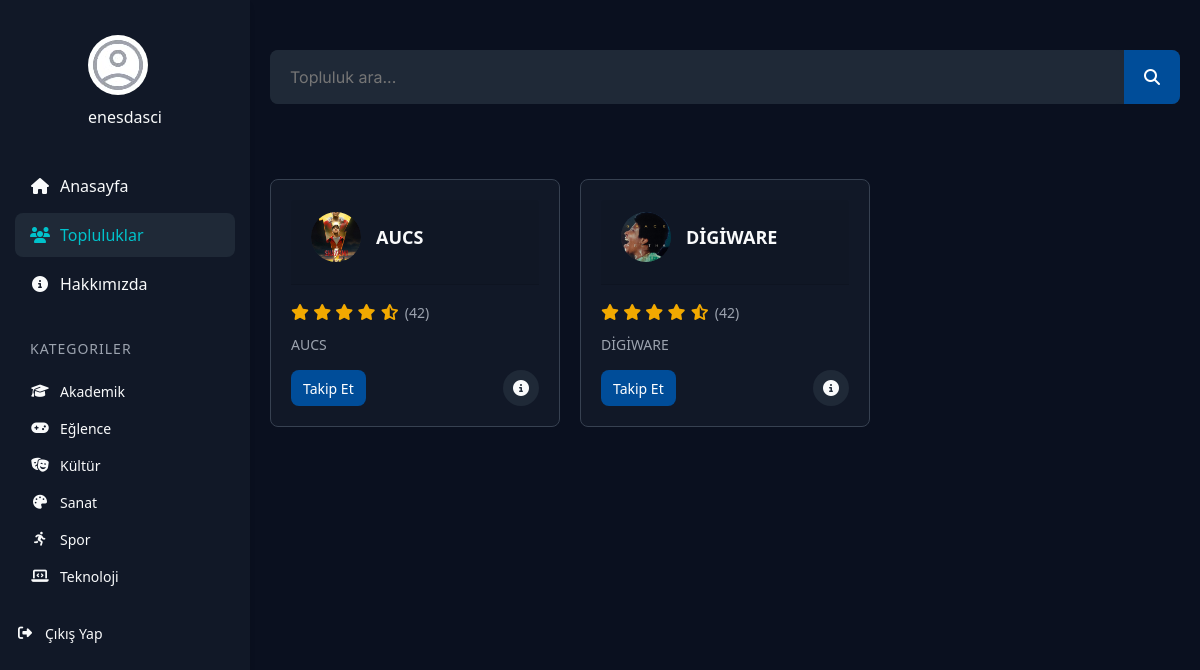
Page /topluluklar/ (signed in) on the committed database.
### topluluklar/models.py (models this page shows, shortened)
class Category(models.Model):
    name = models.CharField(max_length=50, unique=True)
    slug = models.SlugField(max_length=50, unique=True)
    icon = models.CharField(max_length=50, help_text="Font Awesome icon name", null=True, blank=True)
    description = models.CharField(max_length=200, null=True, blank=True)
    class Meta:
        verbose_name = "Kategori"
        verbose_name_plural = "Kategoriler"
        ordering = ['name']

class Topluluklar(models.Model):
    name = models.CharField(max_length=100)
    img = models.CharField(max_length=100)
    description = models.TextField()
    def get_image_path(self):
        return "/img/" + str(self.img)

### topluluklar/views.py (the view)
# urls.py: path("", views.liste, name="topluluklar"),
@login_required(login_url='login')  # Giriş yapmamış kullanıcıları login sayfasına yönlendir
def liste(request):
    search_query = request.GET.get('q', '')
    if search_query:
        topluluklar = Topluluklar.objects.filter(
            Q(name__icontains=search_query) |
            Q(description__icontains=search_query)
        )
    else:
        topluluklar = Topluluklar.objects.all()
    context = {
        "topluluklar": topluluklar,
        "search_query": search_query
    }
    return render(request, "topluluklar/list.html", context)

### profiles/templatetags/profile_tags.py (called while the page is built)
@register.simple_tag
def get_profile_role(user):
    try:
        return user.profile.role
    except ObjectDoesNotExist:
        return 'student'

@register.simple_tag
def get_profile_image(user):
    try:
        if user.profile.role == 'community':
            if user.profile.img:
                return user.profile.get_image_path()
            return "/static/img/community-icon.jpg"
    except ObjectDoesNotExist:
        pass
    return "/static/img/user-icon.jpg"

@register.simple_tag
def get_topluluk_image(user):
    try:
        if user.profile.role == 'community':
            try:
                topluluk = Topluluklar.objects.get(name=user.username)
                if topluluk.img:
                    return topluluk.get_image_path()
            except Topluluklar.DoesNotExist:
                pass
    except ObjectDoesNotExist:
        pass
    return None

### topluluklar/context_processors.py (called while the page is built)
def categories_processor(request):
    categories = Category.objects.all()
    return {'categories': categories}

### templates/topluluklar/list.html (shortened to what this page needs)
{% extends 'layout.html' %}
{% load humanize %}
{% load static %}
{% block content %}
<main class="main-content">
    <header class="main-header">
        <form action="{% url 'topluluklar' %}" method="GET" class="search-bar centered">
            <input type="text" placeholder="Topluluk ara..." id="community-search" name="q" value="{{ search_query }}">
            <button id="search-button" type="submit"><i class="fas fa-search"></i></button>
        </form>
    </header>
    <div class="content">
        <div class="community-grid">
            {% if topluluklar %}
            {% for topluluk in topluluklar %}
            <div class="community-card" data-name="{{ topluluk.name|lower }}" data-category="teknoloji" data-id="{{ topluluk.id }}">
                <div class="card-header">
                    <div class="profile-img medium">
                        <img src="{% static topluluk.get_image_path %}" alt="Topluluk">
                    </div>
                    <h3>{{ topluluk.name }}</h3>
                </div>
                <div class="card-rating">
                    <span class="stars">
                        <i class="fas fa-star"></i>
                        <i class="fas fa-star"></i>
                        <i class="fas fa-star"></i>
                        <i class="fas fa-star"></i>
                        <i class="fas fa-star-half-alt"></i>
                    </span>
                    <span class="rating-count">(42)</span>
                </div>
                <p>{{ topluluk.description }}</p>
                <div class="card-actions">
                    <button class="small-btn follow-button" data-id="{{ topluluk.id }}">
                        <span class="follow-text">Takip Et</span>
                    </button>
                    <a href="{% url 'view_topluluk_profile' topluluk.name %}" class="icon-btn view-details">
                        <i class="fas fa-info-circle"></i>
                    </a>
                </div>
            </div>
            {% endfor %}
            {% else %}
            <div class="empty-state">
                <i class="fas fa-users"></i>
                <h3>{% if search_query %}Arama sonucu bulunamadı{% else %}Henüz hiç topluluk eklenmemiş{% endif %}</h3>
                <p>{% if search_query %}Aramanızı değiştirerek tekrar deneyin{% else %}Yakında topluluklar burada listelenecek{% endif %}.</p>
            </div>
            {% endif %}
        </div>
    </div>
</main>
{% endblock %}

### templates/partials/_navbar.html (shortened to what this page needs)
{% load static %}
{% load profile_tags %}
<nav class="side-nav">
    <div class="profile-section">
        {% if user.is_authenticated %}
            {% url 'profile' as profile_url %}
            <a href="{{ profile_url }}">
                <div class="profile-img">
                    {% get_profile_role user as user_role %}
                    {% get_topluluk_image user as topluluk_image %}
                    {% if user_role == 'community' %}
                        {% if topluluk_image %}
                            <img src="{% static topluluk_image %}" alt="Topluluk Profili">
                        {% else %}
                            <img src="{% static 'img/community-icon.jpg' %}" alt="Topluluk Profili">
                        {% endif %}
                    {% else %}
                        <img src="{% static 'img/user-icon.jpg' %}" alt="Profil">
                    {% endif %}
                </div>
                <span class="profile-name">{{ user.username }}</span>
            </a>
        {% else %}
            <div class="profile-img">
                <img src="{% static 'img/user-icon.jpg' %}" alt="Profil">
            </div>
            <span class="profile-name">Misafir</span>
        {% endif %}
    </div>
    <ul class="nav-links">
        <li><a href="{% url 'anasayfa'%}" class="{% if request.path == '/' %}active{% endif %}"><i class="fas fa-home"></i> Anasayfa</a></li>
        <li><a href="{% url 'topluluklar'%}" class="{% if 'topluluklar' in request.path %}active{% endif %}"><i class="fas fa-users"></i> Topluluklar</a></li>
        <li><a href="{% url 'about'%}" class="{% if 'about' in request.path %}active{% endif %}"><i class="fas fa-info-circle"></i> Hakkımızda</a></li>
    </ul>
    <div class="categories">
        <h3>Kategoriler</h3>
        <ul>
            {% if categories %}
                {% for category in categories %}
                    <li><a href="{% url 'anasayfa_posts' %}?category={{ category.slug }}"><i class="fas fa-{{ category.icon|default:'tag' }}"></i> {{ category.name }}</a></li>
                {% endfor %}
            {% else %}
                <li><a href="#"><i class="fas fa-tag"></i> Henüz kategori yok</a></li>
            {% endif %}
        </ul>
        {% if user.is_authenticated %}
        <ul class="navbar-nav">
            <li class="nav-item">
                <a href="javascript: {document.getElementById('logout').submit()}" class="nav-link">
                    <i class="fas fa-sign-out-alt"></i> Çıkış Yap
                </a>
            </li>
        </ul>
        {% endif %}
    </div>
</nav>

### static/css/styles.css (style rules this page uses)
:root { --primary-color: #004d99; --secondary-color: #f2a900; --accent-color: #00c2cb; --dark-bg: #111827; --darker-bg: #0a101f; --light-bg: #1f2937; --text-light: #f9fafb; --text-muted: #9ca3af; --border-color: #374151; --border-radius: 8px; --box-shadow: 0 4px 6px -1px rgba(0, 0, 0, 0.1), 0 2px 4px -1px rgba(0, 0, 0, 0.06); --transition: all 0.3s ease; }
* { margin: 0; padding: 0; box-sizing: border-box; font-family: 'Segoe UI', Tahoma, Geneva, Verdana, sans-serif; }
body { font-family: 'Inter', sans-serif; font-size: 16px; line-height: 1.5; color: var(--text-light); background-color: var(--darker-bg); }
a { text-decoration: none; color: var(--text-light); transition: var(--transition); }
ul { list-style: none; }
button { cursor: pointer; font-family: 'Inter', sans-serif; border: none; background: none; transition: var(--transition); }
input, textarea { font-family: 'Inter', sans-serif; border: none; outline: none; background-color: var(--light-bg); color: var(--text-light); padding: 10px 15px; border-radius: var(--border-radius); transition: var(--transition); }
.small-btn { padding: 6px 12px; background-color: var(--primary-color); color: white; border-radius: var(--border-radius); font-size: 14px; font-weight: 500; }
.icon-btn { width: 36px; height: 36px; border-radius: 50%; display: flex; align-items: center; justify-content: center; color: var(--text-light); background-color: var(--light-bg); }
.side-nav { width: 250px; height: 100vh; background-color: var(--dark-bg); position: fixed; left: 0; top: 0; padding: 20px 0; overflow-y: auto; box-shadow: var(--box-shadow); z-index: 100; display: flex; flex-direction: column; }
.profile-section { display: flex; flex-direction: column; align-items: center; padding: 15px 20px; margin-bottom: 20px; border-bottom: none; }
.profile-img { width: 60px; height: 60px; border-radius: 50%; overflow: hidden; margin-bottom: 10px; background-color: var(--light-bg); display: flex; align-items: center; justify-content: center; }
.profile-img img { width: 100%; height: 100%; object-fit: cover; }
.profile-img.medium { width: 50px; height: 50px; }
.profile-name { font-weight: 500; color: var(--text-light); }
.nav-links { padding: 0 15px; margin-bottom: 30px; }
.nav-links li { margin-bottom: 5px; }
.nav-links a { display: flex; align-items: center; padding: 10px 15px; border-radius: var(--border-radius); font-weight: 500; }
.nav-links a i { margin-right: 10px; width: 20px; text-align: center; }
.nav-links a:hover, .nav-links a.active { background-color: var(--light-bg); color: var(--accent-color); }
.categories { padding: 0 15px; }
.categories h3 { padding: 0 15px; margin-bottom: 15px; color: var(--text-muted); font-size: 14px; text-transform: uppercase; letter-spacing: 1px; }
.categories ul { margin-bottom: 20px; }
.categories a { display: flex; align-items: center; padding: 8px 15px; border-radius: var(--border-radius); font-size: 14px; }
.categories a i { margin-right: 10px; width: 20px; text-align: center; }
.main-content { flex: 1; margin-left: 250px; padding: 20px; background-color: var(--darker-bg); }
.main-header { display: flex; justify-content: space-between; align-items: center; margin-bottom: 30px; padding-bottom: 15px; border-bottom: none; }
.search-bar { display: flex; background-color: var(--light-bg); border-radius: var(--border-radius); overflow: hidden; width: 100%; max-width: 2000px; }
.search-bar.centered { margin: 0 auto; margin-top: 20px; margin-bottom: 20px; width: 100%; }
.search-bar input { flex: 1; border: none; padding: 15px 20px; font-size: 16px; }
.search-bar button { background-color: #004d99; color: white; border: none; padding: 0 20px; cursor: pointer; }
.content { padding: 10px 0; }
.community-card { background-color: var(--dark-bg); border-radius: var(--border-radius); padding: 20px; transition: var(--transition); border: 1px solid var(--border-color); }
.card-header { display: flex; align-items: center; margin-bottom: 15px; }
.card-header h3 { margin-left: 15px; font-size: 18px; font-weight: 600; }
.card-rating { margin-bottom: 10px; display: flex; align-items: center; }
.stars { color: var(--secondary-color); margin-right: 5px; }
.rating-count { color: var(--text-muted); font-size: 14px; }
.community-card p { margin-bottom: 15px; color: var(--text-muted); font-size: 14px; }
.card-actions { display: flex; justify-content: space-between; }
.community-grid { display: grid; grid-template-columns: repeat(auto-fill, minmax(280px, 1fr)); gap: 20px; }

### rows in the picture
Category: name "Akademik"
Category: name "Eğlence"
Category: name "Kültür"
Category: name "Sanat"
Category: name "Spor"
Category: name "Teknoloji"
Topluluklar: img (picture), name "AUCS", description "AUCS"
Topluluklar: img (picture), name "DİGİWARE", description "DİGİWARE"

### other values in the picture
{{ user.username }} "enesdasci"
